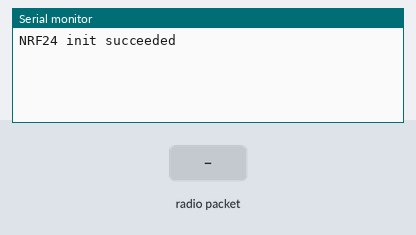
A sketch run on a simulated Arduino Uno, built with avr-gcc and run on an emulated ATmega328P. Shown: the last lines printed to the serial monitor. The inputs (shaded band) are chosen by the test bench. No radio packets arrive unless stated.

Above: at 1.2 s.
1.3 s: radio packet "1" arrives
At 1.9 s:
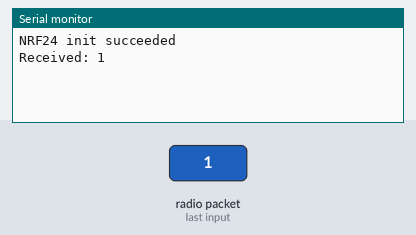
2.8 s: radio packet "0" arrives
At 4.0 s:
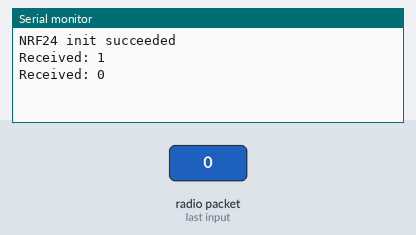
4.3 s: radio packet "2" arrives
At 5.4 s:
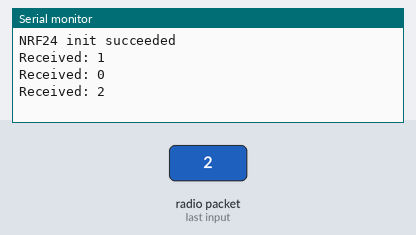

Measured:
- after the input at 1.3 s, the serial monitor: prints a new line at once (image 1)
- after the input at 2.8 s, the serial monitor: prints a new line at once (image 2)
- after the input at 4.3 s, the serial monitor: prints a new line at once (image 3)

The sketch:

NRF24L01_receiver_RH.ino
```cpp
#include <SPI.h>
#include <RH_NRF24.h>

// Singleton instance of the radio driver
RH_NRF24 nrf24(9, 10); // CE and CSN pins

void setup() {
    Serial.begin(9600);
    if (!nrf24.init()) {
        Serial.println("NRF24 init failed");
        while (1); // Hang if initialization failed
    } else {
        Serial.println("NRF24 init succeeded");
    }
    // Set the radio frequency channel
    nrf24.setChannel(1);
    // Set the data rate
    nrf24.setRF(RH_NRF24::DataRate2Mbps, RH_NRF24::TransmitPower0dBm);
    // Receiver mode
    nrf24.setModeRx();
}

void loop() {
    if (nrf24.available()) {
        uint8_t buf[RH_NRF24_MAX_MESSAGE_LEN];
        uint8_t len = sizeof(buf);
        if (nrf24.recv(buf, &len)) {
            buf[len] = '\0'; // Null terminate the string
            Serial.print("Received: ");
            Serial.println((char*)buf);
        } else {
            Serial.println("Receive failed");
        }
    }
}
```
